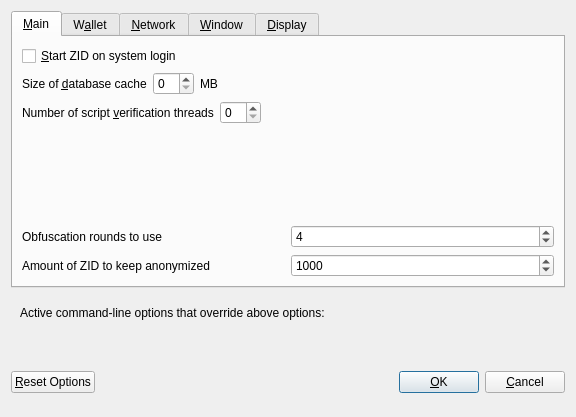
<?xml version="1.0" encoding="UTF-8"?>
<ui version="4.0">
 <class>OptionsDialog</class>
 <widget class="QDialog" name="OptionsDialog">
  <property name="geometry">
   <rect>
    <x>0</x>
    <y>0</y>
    <width>576</width>
    <height>417</height>
   </rect>
  </property>
  <property name="windowTitle">
   <string>Options</string>
  </property>
  <property name="modal">
   <bool>true</bool>
  </property>
  <layout class="QVBoxLayout" name="verticalLayout">
   <item>
    <widget class="QTabWidget" name="tabWidget">
     <property name="currentIndex">
      <number>0</number>
     </property>
     <widget class="QWidget" name="tabMain">
      <attribute name="title">
       <string>&amp;Main</string>
      </attribute>
      <layout class="QVBoxLayout" name="verticalLayout_Main">
       <item>
        <widget class="QCheckBox" name="bitcoinAtStartup">
         <property name="toolTip">
          <string>Automatically start ZID after logging in to the system.</string>
         </property>
         <property name="text">
          <string>&amp;Start ZID on system login</string>
         </property>
        </widget>
       </item>
       <item>
        <layout class="QHBoxLayout" name="horizontalLayout_2_Main">
         <item>
          <widget class="QLabel" name="databaseCacheLabel">
           <property name="text">
            <string>Size of &amp;database cache</string>
           </property>
           <property name="textFormat">
            <enum>Qt::PlainText</enum>
           </property>
           <property name="buddy">
            <cstring>databaseCache</cstring>
           </property>
          </widget>
         </item>
         <item>
          <widget class="QSpinBox" name="databaseCache"/>
         </item>
         <item>
          <widget class="QLabel" name="databaseCacheUnitLabel">
           <property name="text">
            <string>MB</string>
           </property>
           <property name="textFormat">
            <enum>Qt::PlainText</enum>
           </property>
          </widget>
         </item>
         <item>
          <spacer name="horizontalSpacer_2_Main">
           <property name="orientation">
            <enum>Qt::Horizontal</enum>
           </property>
           <property name="sizeHint" stdset="0">
            <size>
             <width>40</width>
             <height>20</height>
            </size>
           </property>
          </spacer>
         </item>
        </layout>
       </item>
       <item>
        <layout class="QHBoxLayout" name="horizontalLayout_3_Main">
         <item>
          <widget class="QLabel" name="threadsScriptVerifLabel">
           <property name="text">
            <string>Number of script &amp;verification threads</string>
           </property>
           <property name="textFormat">
            <enum>Qt::PlainText</enum>
           </property>
           <property name="buddy">
            <cstring>threadsScriptVerif</cstring>
           </property>
          </widget>
         </item>
         <item>
          <widget class="QSpinBox" name="threadsScriptVerif">
           <property name="toolTip">
            <string>(0 = auto, &lt;0 = leave that many cores free)</string>
           </property>
          </widget>
         </item>
         <item>
          <spacer name="horizontalSpacer_3_Main">
           <property name="orientation">
            <enum>Qt::Horizontal</enum>
           </property>
           <property name="sizeHint" stdset="0">
            <size>
             <width>40</width>
             <height>20</height>
            </size>
           </property>
          </spacer>
         </item>
        </layout>
       </item>
       <item>
        <spacer name="verticalSpacer_Main">
         <property name="orientation">
          <enum>Qt::Vertical</enum>
         </property>
         <property name="sizeHint" stdset="0">
          <size>
           <width>20</width>
           <height>40</height>
          </size>
         </property>
        </spacer>
       </item>
       <item>
        <layout class="QHBoxLayout" name="horizontalLayout_4_Main">
         <item>
          <widget class="QLabel" name="label">
           <property name="toolTip">
            <string>This setting determines the amount of individual masternodes that an input will be anonymized through.&lt;br/&gt;More rounds of anonymization gives a higher degree of privacy, but also costs more in fees.</string>
           </property>
           <property name="text">
            <string>Obfuscation rounds to use</string>
           </property>
          </widget>
         </item>
         <item>
          <widget class="QSpinBox" name="obfuscationRounds">
           <property name="minimum">
            <number>2</number>
           </property>
           <property name="maximum">
            <number>8</number>
           </property>
           <property name="value">
            <number>4</number>
           </property>
          </widget>
         </item>
        </layout>
       </item>
       <item>
        <layout class="QHBoxLayout" name="horizontalLayout">
         <item>
          <widget class="QLabel" name="label_2">
           <property name="toolTip">
            <string>This amount acts as a threshold to turn off Obfuscation once it's reached.</string>
           </property>
           <property name="statusTip">
            <string notr="true"/>
           </property>
           <property name="whatsThis">
            <string notr="true"/>
           </property>
           <property name="accessibleName">
            <string notr="true"/>
           </property>
           <property name="accessibleDescription">
            <string notr="true"/>
           </property>
           <property name="text">
            <string>Amount of ZID to keep anonymized</string>
           </property>
          </widget>
         </item>
         <item>
          <widget class="QSpinBox" name="anonymizeZid">
           <property name="minimum">
            <number>100</number>
           </property>
           <property name="maximum">
            <number>100000</number>
           </property>
           <property name="singleStep">
            <number>100</number>
           </property>
           <property name="value">
            <number>1000</number>
           </property>
          </widget>
         </item>
        </layout>
       </item>
      </layout>
     </widget>
     <widget class="QWidget" name="tabWallet">
      <attribute name="title">
       <string>W&amp;allet</string>
      </attribute>
      <layout class="QVBoxLayout" name="verticalLayout_Wallet">
       <item>
        <widget class="QGroupBox" name="groupBox">
         <property name="title">
          <string>Expert</string>
         </property>
         <layout class="QVBoxLayout" name="verticalLayout_2">
          <item>
           <widget class="QCheckBox" name="coinControlFeatures">
            <property name="toolTip">
             <string>Whether to show coin control features or not.</string>
            </property>
            <property name="text">
             <string>Enable coin &amp;control features</string>
            </property>
           </widget>
          </item>
          <item>
           <widget class="QCheckBox" name="showMasternodesTab">
            <property name="toolTip">
             <string>Show additional tab listing all your masternodes in first sub-tab&lt;br/&gt;and all masternodes on the network in second sub-tab.</string>
            </property>
            <property name="text">
             <string>Show Masternodes Tab</string>
            </property>
           </widget>
          </item>
          <item>
           <widget class="QCheckBox" name="spendZeroConfChange">
            <property name="toolTip">
             <string>If you disable the spending of unconfirmed change, the change from a transaction&lt;br/&gt;cannot be used until that transaction has at least one confirmation.&lt;br/&gt;This also affects how your balance is computed.</string>
            </property>
            <property name="text">
             <string>&amp;Spend unconfirmed change</string>
            </property>
           </widget>
          </item>
         </layout>
        </widget>
       </item>
       <item>
        <spacer name="verticalSpacer_Wallet">
         <property name="orientation">
          <enum>Qt::Vertical</enum>
         </property>
         <property name="sizeHint" stdset="0">
          <size>
           <width>20</width>
           <height>40</height>
          </size>
         </property>
        </spacer>
       </item>
      </layout>
     </widget>
     <widget class="QWidget" name="tabNetwork">
      <attribute name="title">
       <string>&amp;Network</string>
      </attribute>
      <layout class="QVBoxLayout" name="verticalLayout_Network">
       <item>
        <widget class="QCheckBox" name="mapPortUpnp">
         <property name="toolTip">
          <string>Automatically open the ZID client port on the router. This only works when your router supports UPnP and it is enabled.</string>
         </property>
         <property name="text">
          <string>Map port using &amp;UPnP</string>
         </property>
        </widget>
       </item>
       <item>
        <widget class="QCheckBox" name="allowIncoming">
         <property name="toolTip">
          <string>Accept connections from outside</string>
         </property>
         <property name="text">
          <string>Allow incoming connections</string>
         </property>
        </widget>
       </item>
       <item>
        <widget class="QCheckBox" name="connectSocks">
         <property name="toolTip">
          <string>Connect to the ZID network through a SOCKS5 proxy.</string>
         </property>
         <property name="text">
          <string>&amp;Connect through SOCKS5 proxy (default proxy):</string>
         </property>
        </widget>
       </item>
       <item>
        <layout class="QHBoxLayout" name="horizontalLayout_1_Network">
         <item>
          <widget class="QLabel" name="proxyIpLabel">
           <property name="text">
            <string>Proxy &amp;IP:</string>
           </property>
           <property name="textFormat">
            <enum>Qt::PlainText</enum>
           </property>
           <property name="buddy">
            <cstring>proxyIp</cstring>
           </property>
          </widget>
         </item>
         <item>
          <widget class="QValidatedLineEdit" name="proxyIp">
           <property name="minimumSize">
            <size>
             <width>140</width>
             <height>0</height>
            </size>
           </property>
           <property name="maximumSize">
            <size>
             <width>140</width>
             <height>16777215</height>
            </size>
           </property>
           <property name="toolTip">
            <string>IP address of the proxy (e.g. IPv4: 127.0.0.1 / IPv6: ::1)</string>
           </property>
          </widget>
         </item>
         <item>
          <widget class="QLabel" name="proxyPortLabel">
           <property name="text">
            <string>&amp;Port:</string>
           </property>
           <property name="textFormat">
            <enum>Qt::PlainText</enum>
           </property>
           <property name="buddy">
            <cstring>proxyPort</cstring>
           </property>
          </widget>
         </item>
         <item>
          <widget class="QLineEdit" name="proxyPort">
           <property name="minimumSize">
            <size>
             <width>55</width>
             <height>0</height>
            </size>
           </property>
           <property name="maximumSize">
            <size>
             <width>55</width>
             <height>16777215</height>
            </size>
           </property>
           <property name="toolTip">
            <string>Port of the proxy (e.g. 9050)</string>
           </property>
          </widget>
         </item>
         <item>
          <spacer name="horizontalSpacer_1_Network">
           <property name="orientation">
            <enum>Qt::Horizontal</enum>
           </property>
           <property name="sizeHint" stdset="0">
            <size>
             <width>40</width>
             <height>20</height>
            </size>
           </property>
          </spacer>
         </item>
        </layout>
       </item>
       <item>
        <spacer name="verticalSpacer_Network">
         <property name="orientation">
          <enum>Qt::Vertical</enum>
         </property>
         <property name="sizeHint" stdset="0">
          <size>
           <width>20</width>
           <height>40</height>
          </size>
         </property>
        </spacer>
       </item>
      </layout>
     </widget>
     <widget class="QWidget" name="tabWindow">
      <attribute name="title">
       <string>&amp;Window</string>
      </attribute>
      <layout class="QVBoxLayout" name="verticalLayout_Window">
       <item>
        <widget class="QCheckBox" name="minimizeToTray">
         <property name="toolTip">
          <string>Show only a tray icon after minimizing the window.</string>
         </property>
         <property name="text">
          <string>&amp;Minimize to the tray instead of the taskbar</string>
         </property>
        </widget>
       </item>
       <item>
        <widget class="QCheckBox" name="minimizeOnClose">
         <property name="toolTip">
          <string>Minimize instead of exit the application when the window is closed. When this option is enabled, the application will be closed only after selecting Quit in the menu.</string>
         </property>
         <property name="text">
          <string>M&amp;inimize on close</string>
         </property>
        </widget>
       </item>
       <item>
        <spacer name="verticalSpacer_Window">
         <property name="orientation">
          <enum>Qt::Vertical</enum>
         </property>
         <property name="sizeHint" stdset="0">
          <size>
           <width>20</width>
           <height>40</height>
          </size>
         </property>
        </spacer>
       </item>
      </layout>
     </widget>
     <widget class="QWidget" name="tabDisplay">
      <attribute name="title">
       <string>&amp;Display</string>
      </attribute>
      <layout class="QVBoxLayout" name="verticalLayout_Display">
       <item>
        <layout class="QHBoxLayout" name="horizontalLayout_1_Display">
         <item>
          <widget class="QLabel" name="langLabel">
           <property name="text">
            <string>User Interface &amp;language:</string>
           </property>
           <property name="textFormat">
            <enum>Qt::PlainText</enum>
           </property>
           <property name="buddy">
            <cstring>lang</cstring>
           </property>
          </widget>
         </item>
         <item>
          <widget class="QValueComboBox" name="lang">
           <property name="toolTip">
            <string>The user interface language can be set here. This setting will take effect after restarting ZID.</string>
           </property>
          </widget>
         </item>
        </layout>
       </item>
       <item>
        <widget class="QLabel" name="label_3">
         <property name="toolTip">
          <string notr="true"/>
         </property>
         <property name="statusTip">
          <string notr="true"/>
         </property>
         <property name="whatsThis">
          <string notr="true"/>
         </property>
         <property name="accessibleName">
          <string notr="true"/>
         </property>
         <property name="text">
          <string>Language missing or translation incomplete? Help contributing translations here:
https://www.transifex.com/zid-project/zid-project-translations</string>
         </property>
         <property name="wordWrap">
          <bool>true</bool>
         </property>
         <property name="openExternalLinks">
          <bool>true</bool>
         </property>
         <property name="textInteractionFlags">
          <set>Qt::TextBrowserInteraction</set>
         </property>
        </widget>
       </item>
       <item>
        <layout class="QHBoxLayout" name="horizontalLayout_4_Display" stretch="0,0">
         <item>
          <widget class="QLabel" name="themeLabel">
           <property name="text">
            <string>User Interface Theme:</string>
           </property>
          </widget>
         </item>
         <item>
          <widget class="QValueComboBox" name="theme"/>
         </item>
        </layout>
       </item>
       <item>
        <widget class="Line" name="line">
         <property name="orientation">
          <enum>Qt::Horizontal</enum>
         </property>
        </widget>
       </item>
       <item>
        <layout class="QHBoxLayout" name="horizontalLayout_2_Display">
         <item>
          <widget class="QLabel" name="unitLabel">
           <property name="text">
            <string>&amp;Unit to show amounts in:</string>
           </property>
           <property name="textFormat">
            <enum>Qt::PlainText</enum>
           </property>
           <property name="buddy">
            <cstring>unit</cstring>
           </property>
          </widget>
         </item>
         <item>
          <widget class="QValueComboBox" name="unit">
           <property name="toolTip">
            <string>Choose the default subdivision unit to show in the interface and when sending coins.</string>
           </property>
          </widget>
         </item>
        </layout>
       </item>
       <item>
        <layout class="QHBoxLayout" name="horizontalLayout_5_Display">
         <item>
          <widget class="QLabel" name="digitsLabel">
           <property name="text">
            <string>Decimal digits</string>
           </property>
          </widget>
         </item>
         <item>
          <widget class="QValueComboBox" name="digits"/>
         </item>
        </layout>
       </item>
       <item>
        <layout class="QHBoxLayout" name="horizontalLayout_3_Display">
         <item>
          <widget class="QLabel" name="thirdPartyTxUrlsLabel">
           <property name="toolTip">
            <string>Third party URLs (e.g. a block explorer) that appear in the transactions tab as context menu items. %s in the URL is replaced by transaction hash. Multiple URLs are separated by vertical bar |.</string>
           </property>
           <property name="text">
            <string>Third party transaction URLs</string>
           </property>
           <property name="buddy">
            <cstring>thirdPartyTxUrls</cstring>
           </property>
          </widget>
         </item>
         <item>
          <widget class="QLineEdit" name="thirdPartyTxUrls">
           <property name="toolTip">
            <string>Third party URLs (e.g. a block explorer) that appear in the transactions tab as context menu items. %s in the URL is replaced by transaction hash. Multiple URLs are separated by vertical bar |.</string>
           </property>
          </widget>
         </item>
        </layout>
       </item>
       <item>
        <spacer name="verticalSpacer">
         <property name="orientation">
          <enum>Qt::Vertical</enum>
         </property>
         <property name="sizeHint" stdset="0">
          <size>
           <width>20</width>
           <height>40</height>
          </size>
         </property>
        </spacer>
       </item>
      </layout>
     </widget>
    </widget>
   </item>
   <item>
    <widget class="QFrame" name="frame">
     <layout class="QVBoxLayout" name="verticalLayout_Bottom">
      <item>
       <layout class="QHBoxLayout" name="horizontalLayout_Bottom">
        <item>
         <widget class="QLabel" name="overriddenByCommandLineInfoLabel">
          <property name="text">
           <string>Active command-line options that override above options:</string>
          </property>
          <property name="textFormat">
           <enum>Qt::PlainText</enum>
          </property>
         </widget>
        </item>
        <item>
         <spacer name="horizontalSpacer_Bottom">
          <property name="orientation">
           <enum>Qt::Horizontal</enum>
          </property>
          <property name="sizeHint" stdset="0">
           <size>
            <width>40</width>
            <height>20</height>
           </size>
          </property>
         </spacer>
        </item>
       </layout>
      </item>
      <item>
       <widget class="QLabel" name="overriddenByCommandLineLabel">
        <property name="text">
         <string/>
        </property>
        <property name="textFormat">
         <enum>Qt::PlainText</enum>
        </property>
        <property name="wordWrap">
         <bool>true</bool>
        </property>
       </widget>
      </item>
     </layout>
    </widget>
   </item>
   <item>
    <layout class="QHBoxLayout" name="horizontalLayout_Buttons">
     <item>
      <widget class="QPushButton" name="resetButton">
       <property name="toolTip">
        <string>Reset all client options to default.</string>
       </property>
       <property name="text">
        <string>&amp;Reset Options</string>
       </property>
       <property name="autoDefault">
        <bool>false</bool>
       </property>
      </widget>
     </item>
     <item>
      <spacer name="horizontalSpacer_1">
       <property name="orientation">
        <enum>Qt::Horizontal</enum>
       </property>
       <property name="sizeHint" stdset="0">
        <size>
         <width>40</width>
         <height>48</height>
        </size>
       </property>
      </spacer>
     </item>
     <item>
      <widget class="QLabel" name="statusLabel">
       <property name="minimumSize">
        <size>
         <width>200</width>
         <height>0</height>
        </size>
       </property>
       <property name="font">
        <font>
         <weight>75</weight>
         <bold>true</bold>
        </font>
       </property>
       <property name="text">
        <string/>
       </property>
       <property name="textFormat">
        <enum>Qt::PlainText</enum>
       </property>
       <property name="wordWrap">
        <bool>true</bool>
       </property>
      </widget>
     </item>
     <item>
      <spacer name="horizontalSpacer_2">
       <property name="orientation">
        <enum>Qt::Horizontal</enum>
       </property>
       <property name="sizeHint" stdset="0">
        <size>
         <width>40</width>
         <height>48</height>
        </size>
       </property>
      </spacer>
     </item>
     <item>
      <widget class="QPushButton" name="okButton">
       <property name="text">
        <string>&amp;OK</string>
       </property>
       <property name="autoDefault">
        <bool>false</bool>
       </property>
       <property name="default">
        <bool>true</bool>
       </property>
      </widget>
     </item>
     <item>
      <widget class="QPushButton" name="cancelButton">
       <property name="text">
        <string>&amp;Cancel</string>
       </property>
       <property name="autoDefault">
        <bool>false</bool>
       </property>
      </widget>
     </item>
    </layout>
   </item>
  </layout>
 </widget>
 <customwidgets>
  <customwidget>
   <class>QValidatedLineEdit</class>
   <extends>QLineEdit</extends>
   <header>qvalidatedlineedit.h</header>
  </customwidget>
  <customwidget>
   <class>QValueComboBox</class>
   <extends>QComboBox</extends>
   <header>qvaluecombobox.h</header>
  </customwidget>
 </customwidgets>
 <resources/>
 <connections/>
</ui>
